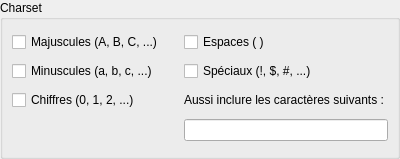
<?xml version="1.0" encoding="UTF-8"?>
<ui version="4.0">
 <class>CharsetSelector</class>
 <widget class="QWidget" name="CharsetSelector">
  <property name="geometry">
   <rect>
    <x>0</x>
    <y>0</y>
    <width>400</width>
    <height>159</height>
   </rect>
  </property>
  <property name="windowTitle">
   <string>Form</string>
  </property>
  <layout class="QGridLayout" name="gridLayout_2">
   <property name="leftMargin">
    <number>0</number>
   </property>
   <property name="topMargin">
    <number>0</number>
   </property>
   <property name="rightMargin">
    <number>0</number>
   </property>
   <property name="bottomMargin">
    <number>0</number>
   </property>
   <item row="0" column="0">
    <widget class="QGroupBox" name="charsetCharsGroupBox">
     <property name="title">
      <string>Charset</string>
     </property>
     <layout class="QGridLayout" name="gridLayout">
      <item row="0" column="0">
       <widget class="QCheckBox" name="chkCharsetUpper">
        <property name="toolTip">
         <string>ABCDEFGHIJKLMNOPQRSTUVWXYZ</string>
        </property>
        <property name="text">
         <string>Majuscules (A, B, C, ...)</string>
        </property>
       </widget>
      </item>
      <item row="1" column="0">
       <widget class="QCheckBox" name="chkCharsetLower">
        <property name="toolTip">
         <string>abcdefghijklmnopqrstuvwxyz</string>
        </property>
        <property name="text">
         <string>Minuscules (a, b, c, ...)</string>
        </property>
       </widget>
      </item>
      <item row="2" column="0">
       <widget class="QCheckBox" name="chkCharsetNumeric">
        <property name="toolTip">
         <string>0123456789</string>
        </property>
        <property name="text">
         <string>Chiffres (0, 1, 2, ...)</string>
        </property>
       </widget>
      </item>
      <item row="0" column="1">
       <widget class="QCheckBox" name="chkCharsetSpace">
        <property name="toolTip">
         <string/>
        </property>
        <property name="text">
         <string>Espaces ( )</string>
        </property>
       </widget>
      </item>
      <item row="1" column="1">
       <widget class="QCheckBox" name="chkCharsetSpecial">
        <property name="toolTip">
         <string>!@#$%^&amp;*()-_+=</string>
        </property>
        <property name="text">
         <string>Spéciaux (!, $, #, ...)</string>
        </property>
       </widget>
      </item>
      <item row="2" column="1">
       <widget class="QLabel" name="label">
        <property name="text">
         <string>Aussi inclure les caractères suivants : </string>
        </property>
       </widget>
      </item>
      <item row="3" column="1">
       <widget class="QLineEdit" name="txtCustomCharset">
        <property name="sizePolicy">
         <sizepolicy hsizetype="Preferred" vsizetype="Fixed">
          <horstretch>0</horstretch>
          <verstretch>0</verstretch>
         </sizepolicy>
        </property>
       </widget>
      </item>
     </layout>
    </widget>
   </item>
  </layout>
 </widget>
 <resources/>
 <connections/>
</ui>
